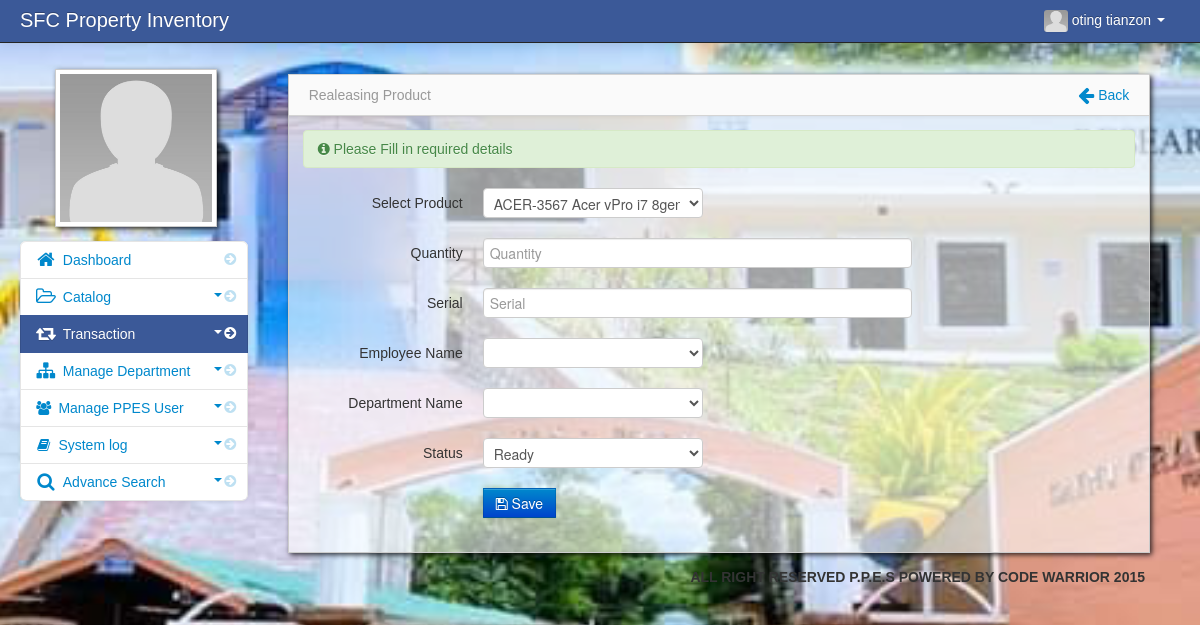
The page /admin/product_release_add.php (signed in) on the database its author committed.
### tables this page shows
CREATE TABLE `user` (
  `user_id` int(11) NOT NULL,
  `firstname` varchar(100) NOT NULL,
  `middlename` varchar(100) NOT NULL,
  `lastname` varchar(100) NOT NULL,
  `username` varchar(100) NOT NULL,
  `password` varchar(100) NOT NULL,
  `adminthumbnails` varchar(128) NOT NULL
);

### admin/session.php (called while the page is built, shortened)
<?php
$session_id=$_SESSION['id'];
?>

### admin/product_release_add.php (the view, shortened to what this page needs)
<?php include('header.php'); ?>
<?php include('session.php'); ?>
    <body>
		<?php include('navbar.php'); ?>
        <div class="container-fluid">
            <div class="row-fluid">
				<?php include('transaction_sidebar.php'); ?>
						<div class="span9" id="content">
		                    <div class="row-fluid">
		                        <div class="block">
		                            <div class="navbar navbar-inner block-header">
		                                <div class="muted pull-left">Realeasing Product</div>
										<div class="muted pull-right"><a id="return" data-placement="left" title="Click to Return" href="product_release.php"><i class="icon-arrow-left icon-large"></i> Back</a></div>
		                            </div>
		                <div class="block-content collapse in">
                         <div class="alert alert-success"><i class="icon-info-sign"></i> Please Fill in required details</div>
							<form class="form-horizontal" method="post">
								<div class="control-group">
									 <label class="control-label" for="inputEmail" >Select Product</label>
										 <div class="controls">
											  <select name="product_id" class="chzn-select" required/>
										          <?php $result =  mysqli_query($conn,"select id, sku, name from product")or die(mysqli_error());
										          while ($row=mysqli_fetch_array($result)){ ?>
											   <option value="<?php echo $row['id']; ?>"><?php echo $row['sku'].' '.$row['name']; ?></option>
											    <?php } ?>
									    </div>
								</div>
								<div class="control-group">
									<label class="control-label" for="inputPassword">Quantity</label>
									<div class="controls">
										<input type="number" class="span8" name="qty" id="inputPassword" placeholder="Quantity" required>
									</div>
								</div>
								<div class="control-group">
									<label class="control-label" for="inputPassword">Serial</label>
									<div class="controls">
									<input type="text" class="span8" name="serial" id="inputPassword" placeholder="Serial">
									</div>
								</div>
								<div class="control-group">
									 <label class="control-label" for="inputEmail">Employee Name</label>
										 <div class="controls">
											  <select name="employee_id" class="chzn-select" required/>
											    <option></option>
										          <?php $result =  mysqli_query($conn,"select * from client")or die(mysqli_error());
										          while ($row=mysqli_fetch_array($result)){ ?>
											   <option value="<?php echo $row['client_id']; ?>"><?php echo $row['firstname']; ?>&nbsp<?php echo $row['middlename']; ?>&nbsp<?php echo $row['lastname']; ?></option>
											    <?php } ?>
									    </div>
								</div>
								<div class="control-group">
									 <label class="control-label" for="inputEmail" >Department Name</label>
										 <div class="controls">
											  <select name="department_id" class="chzn-select" required/>
											    <option></option>
										          <?php $result =  mysqli_query($conn,"select * from department")or die(mysqli_error());
										          while ($row=mysqli_fetch_array($result)){ ?>
											   <option value="<?php echo $row['dep_id']; ?>"><?php echo $row['dep_name']; ?></option>
											    <?php } ?>
									    </div>
								</div>
								<div class="control-group">
									 <label class="control-label" for="inputEmail" >Status</label>
										 <div class="controls">
											  <select name="status" class="chzn-select" required/>
											    <option value="ready">Ready</option>
									    </div>
								</div>
								<div class="control-group">
								<div class="controls">
								<button name="save" id="save" name="singlebutton" data-placement="right" title="Click here to Save your new data." class="btn btn-primary"><i class="icon-save"></i> Save</button>
								</div>
								</div>
							</form>
		                            </div>
		                        </div>
		                    </div>
		                </div>
            </div>
		<?php include('footer.php'); ?>
        </div>
		<?php include('script.php'); ?>
    </body>

### admin/navbar.php (shortened to what this page needs)
<div class="navbar navbar-inverse navbar-fixed-top">
          <div class="navbar-inner">
             <div class="container-fluid">
		 <div class="navbar-header">
                  <span class="brand" href="#">SFC Property Inventory</span>
		 </div>
                  <div class="nav-collapse collapse">
                      <ul class="nav pull-right">
				<?php $query= mysqli_query($conn,"select * from user where user_id = '$session_id'")or die(mysqli_error());
					  $row = mysqli_fetch_array($query);
				?>
                          <li class="dropdown">
                              <a href="#" role="button" class="dropdown-toggle" data-toggle="dropdown"><img id="avatar1" class="img-responsive" src="<?php echo $row['adminthumbnails']; ?>">&nbsp;<?php echo $row['firstname']." ".$row['lastname'];  ?> <i class="caret"></i>
                              </a>
                          </li>
                      </ul>
                  </div>
              </div>
          </div>
      </div>

### admin/transaction_sidebar.php (shortened to what this page needs)
     <div class="span3" id="sidebar">
	              <img id="admin_avatar" class="img-polaroid" src="<?php echo $row['adminthumbnails']; ?>">
                  <ul class="nav nav-list bs-docs-sidenav nav-collapse collapse">
                           <li class="">
						   <a href="dashboard.php"><i class="icon-chevron-right"></i><i class="icon-home icon-large"></i>&nbsp;Dashboard</a>
						   </li>
						 <li class="">
						    <a href="javascript:;" role="button" class="dropdown-toggle" data-toggle="collapse" data-target="#bs"><i class="icon-chevron-right"></i><i class="icon-folder-open-alt icon-large"></i>&nbsp;Catalog
						    <div class="muted pull-right"><i class="caret"></i></div></a>
						</li>
					    <li class="active">
						    <a href="javascript:;" role="button" class="dropdown-toggle" data-toggle="collapse" data-target="#bs2"><i class="icon-chevron-right"></i><i class="icon-retweet icon-large"></i>&nbsp;Transaction
							<div class="muted pull-right"><i class="caret"></i></div></a>
						</li>
						  <li class="">
						    <a href="javascript:;" role="button" class="dropdown-toggle" data-toggle="collapse" data-target="#bs1"><i class="icon-chevron-right"></i><i class="icon-sitemap icon-large"></i>&nbsp;Manage Department
						    <div class="muted pull-right"><i class="caret"></i></div></a>
						</li>
						<li>
						    <a href="javascript:;" role="button" class="dropdown-toggle" data-toggle="collapse" data-target="#bs3"><i class="icon-chevron-right"></i><i class="icon-group"></i>&nbsp;Manage PPES User
							<div class="muted pull-right"><i class="caret"></i></div></a>
						</li>
						<li>
						    <a href="javascript:;" role="button" class="dropdown-toggle" data-toggle="collapse" data-target="#bs4"><i class="icon-chevron-right"></i><i class="icon-book"></i>&nbsp;System log
							<div class="muted pull-right"><i class="caret"></i></div></a>
						</li>
                         <li class="">
                           <a href="javascript:;" role="button" class="dropdown-toggle" data-toggle="collapse" data-target="#bs5"><i class="icon-chevron-right"></i><i class="icon-search icon-large"></i>&nbsp;Advance Search
						   <div class="muted pull-right"><i class="caret"></i></div></a>
                        </li>
                  </ul>
</div>

### admin/assets/styles.css (style rules this page uses)
body { padding-top: 60px; padding-bottom: 40px; background-color: #f5f5f5; }
#content { margin-left:0px; }
.block { background: url("../images/pixel-60fff.png") repeat scroll 0 0 rgba(0, 0, 0, 0) !important; border: 1px solid #ccc; background: white; margin: 1em 0em; border-top: none; -webkit-box-shadow: 2px 2px 5px rgba(0, 0, 6, 0.75); -moz-box-shadow: 2px 2px 5px rgba(0, 0, 6, 0.75); box-shadow: 2px 2px 5px rgba(0, 0, 6, 0.75); }
.block-content { margin: 1em; min-height: .25em; }
.block-header { margin-bottom: 0px; border-right: none; border-left: none; -webkit-border-radius: 0px; -moz-border-radius: 0px; border-radius: 0px; }
.block-header div { padding-top: 10px; }
.bs-docs-sidenav { max-width: 228px; margin: 30px 0 0; padding: 0; background-color: #fff; -webkit-border-radius: 6px; -moz-border-radius: 6px; border-radius: 6px; -webkit-box-shadow: 0 1px 4px rgba(0,0,0,.065); -moz-box-shadow: 0 1px 4px rgba(0,0,0,.065); box-shadow: 0 1px 4px rgba(0,0,0,.065); }
.bs-docs-sidenav > li > a { display: block; width: 190px \9; margin: 0 0 -1px; padding: 8px 14px; border: 1px solid #e5e5e5; }
.bs-docs-sidenav > li:first-child > a { -webkit-border-radius: 6px 6px 0 0; -moz-border-radius: 6px 6px 0 0; border-radius: 6px 6px 0 0; }
.bs-docs-sidenav > li:last-child > a { -webkit-border-radius: 0 0 6px 6px; -moz-border-radius: 0 0 6px 6px; border-radius: 0 0 6px 6px; }
.bs-docs-sidenav > .active > a { position: relative; z-index: 2; padding: 9px 15px; border: 0; text-shadow: 0 1px 0 rgba(0,0,0,.15); -webkit-box-shadow: inset 1px 0 0 rgba(0,0,0,.1), inset -1px 0 0 rgba(0,0,0,.1); -moz-box-shadow: inset 1px 0 0 rgba(0,0,0,.1), inset -1px 0 0 rgba(0,0,0,.1); box-shadow: inset 1px 0 0 rgba(0,0,0,.1), inset -1px 0 0 rgba(0,0,0,.1); }
.bs-docs-sidenav .icon-chevron-right { float: right; margin-top: 2px; margin-right: -6px; opacity: .25; }
.bs-docs-sidenav .active .icon-chevron-right, .bs-docs-sidenav .active a:hover .icon-chevron-right { opacity: 1; }

### rows shown on the page
user: adminthumbnails (placeholder picture), firstname "oting", lastname "tianzon"

### other values the page prints
form field product_id "ACER-3567 Acer vPro i7 8gen"
